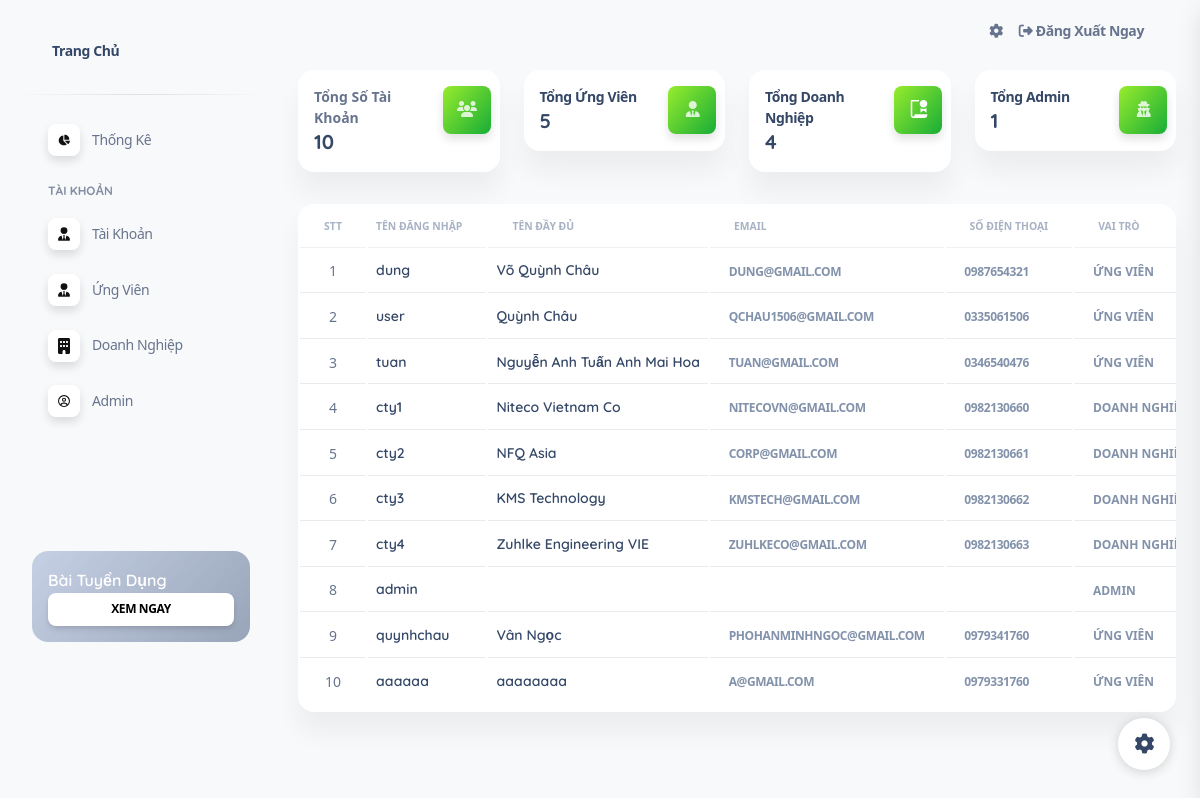
Page /index.php?act=account (signed in) on the committed database.
### tables this page shows
CREATE TABLE `user` (
  `id` int(10) NOT NULL,
  `username` varchar(255) NOT NULL,
  `pass` varchar(255) NOT NULL,
  `name` varchar(255) NOT NULL,
  `email` varchar(255) NOT NULL,
  `phone` varchar(13) NOT NULL,
  `address` varchar(255) NOT NULL,
  `role` int(2) NOT NULL
);

### index.php (called while the page is built)
<?php
include 'controller/controller.php';

### model/pdo.php (called while the page is built, shortened)
<?php
function pdo_get_connection(){
    $servername = "mariadb_server";
    $username = "ankan";
    $password = "310102";
    try {
        $conn = new PDO("mysql:host=$servername;dbname=web_tuyendung", $username, $password);
        $conn->setAttribute(PDO::ATTR_ERRMODE, PDO::ERRMODE_EXCEPTION);
        return $conn;
    } catch(PDOException $e) {
        echo "Connection failed: " . $e->getMessage();
    }
}
function pdo_query($sql){
    $sql_args=array_slice(func_get_args(),1);
    try{
        $conn=pdo_get_connection();
        $stmt=$conn->prepare($sql);
        $stmt->execute($sql_args);
        $rows=$stmt->fetchAll();
        return $rows;
    }
    catch(PDOException $e){
        throw $e;
    }
    finally{
        unset($conn);
    }
}
function pdo_query_one($sql){
    $sql_args=array_slice(func_get_args(),1);
    try{
        $conn=pdo_get_connection();
        $stmt=$conn->prepare($sql);
        $stmt->execute($sql_args);
        $row=$stmt->fetch(PDO::FETCH_ASSOC);
        return $row;
    }
    catch(PDOException $e){
        throw $e;
    }
    finally{
        unset($conn);
    }
}

### model/admin.php (called while the page is built, shortened)
<?php
function manageAdmin($id)
{
    $sql = "SELECT * FROM user u
            WHERE u.role = 1 AND u.id = ?";
    return pdo_query_one($sql, $id);
}
function list_user()
{
    $sql = "SELECT * FROM user ";
    return pdo_query($sql);
}
function countUser($role)
{
    $sql = "SELECT COUNT(*) as userCount FROM user WHERE role = ?";
    $result = pdo_query_one($sql, $role);
    return $result['userCount'];
}
function countUserId()
{
    $sql = "SELECT COUNT(id) as total FROM user";
    $result = pdo_query_one($sql);
    return $result['total'];
}

### view/admin/account.php (the view, shortened to what this page needs)
<div class="container-fluid py-2">
    <div class="row">
        <div class="col-xl-3 col-sm-6 mb-xl-0 mb-4">
            <div class="card">
                <div class="card-body p-3">
                    <div class="row">
                        <div class="col-8">
                            <div class="numbers">
                                <p class="text-sm mb-0 text-capitalize font-weight-bold">Tổng Số Tài Khoản</p>
                                <h5 class="font-weight-bolder mb-0">
                                    <?= $totalUsers ?>
                                </h5>
                            </div>
                        </div>
                        <div class="col-4 text-end">
                            <div class="icon icon-shape bg-gradient-success shadow text-center border-radius-md">
                                <i class="fa-solid fa-users" aria-hidden="true"></i>
                            </div>
                        </div>
                    </div>
                </div>
            </div>
        </div>
        <div class="col-xl-3 col-sm-6 mb-xl-0 mb-4">
        <a href="index.php?act=listcv">
            <div class="card">
                <div class="card-body p-3">
                    <div class="row">
                        <div class="col-8">
                            <div class="numbers">
                                <p class="text-sm mb-0 text-capitalize font-weight-bold">Tổng ứng Viên</p>
                                <h5 class="font-weight-bolder mb-0">
                                    <?= $user ?>
                                </h5>
                            </div>
                        </div>
                        <div class="col-4 text-end">
                            <div class="icon icon-shape bg-gradient-success shadow text-center border-radius-md">
                                <i class="fa-solid fa-user-tie" aria-hidden="true"></i>
                            </div>
                        </div>
                    </div>
                </div>
            </div></a>
        </div>
        <div class="col-xl-3 col-sm-6 mb-xl-0 mb-4">
            <a href="index.php?act=listcorp">
                <div class="card">
                    <div class="card-body p-3">
                        <div class="row">
                            <div class="col-8">
                                <div class="numbers">
                                    <p class="text-sm mb-0 text-capitalize font-weight-bold">Tổng Doanh Nghiệp</p>
                                    <h5 class="font-weight-bolder mb-0">
                                        <?= $corp ?>
                                    </h5>
                                </div>
                            </div>
                            <div class="col-4 text-end">
                                <div class="icon icon-shape bg-gradient-success shadow text-center border-radius-md">
                                    <i class="ni ni-paper-diploma text-lg opacity-10" aria-hidden="true"></i>
                                </div>
                            </div>
                        </div>
                    </div>
                </div>
            </a>
        </div>
        <div class="col-xl-3 col-sm-6 mb-xl-0 mb-4">
        <a href="index.php?act=listadmin">
            <div class="card">
                <div class="card-body p-3">
                    <div class="row">
                        <div class="col-8">
                            <div class="numbers">
                                <p class="text-sm mb-0 text-capitalize font-weight-bold">Tổng Admin</p>
                                <h5 class="font-weight-bolder mb-0">
                                    <?= $admin ?>
                                </h5>
                            </div>
                        </div>
                        <div class="col-4 text-end">
                            <div class="icon icon-shape bg-gradient-success shadow text-center border-radius-md">
                                <i class="fa-solid fa-user-secret" aria-hidden="true"></i>
                            </div>
                        </div>
                    </div>
                </div>
            </div></a>
        </div>
    </div>
</div>
<div class="container-fluid py-4">
    <div class="row">
        <div class="col-12">
            <div class="card mb-4">
                <div class="card-body px-0 pt-0 pb-2">
                    <div class="table-responsive p-0">
                        <table class="table align-items-center mb-0" id="myTable">
                            <thead>
                                <tr>
                                <th class="text-uppercase text-secondary text-xxs font-weight-bolder opacity-7 ">STT</th>
                                    <th class="text-uppercase text-secondary text-xxs font-weight-bolder opacity-7 ps-2">Tên Đăng Nhập</th>
                                    <th class="text-left text-uppercase text-secondary text-xxs font-weight-bolder opacity-7">Tên Đầy Đủ</th>
                                    <th class="text-left text-uppercase text-secondary text-xxs font-weight-bolder opacity-7">Email</th>
                                    <th class="text-left text-uppercase text-secondary text-xxs font-weight-bolder opacity-7">Số Điện Thoại</th>
                                    <th class="text-left text-uppercase text-secondary text-xxs font-weight-bolder opacity-7">Vai Trò</th>
                                </tr>
                            </thead>
                            <tbody>
                                <?php foreach ($listuser as $user) :; ?>
                                    <?php if ($user['role'] == 1) {
                                        $user['role'] = 'Admin';
                                    } elseif ($user['role'] == 2) {
                                        $user['role'] = 'Ứng viên';
                                    } elseif ($user['role'] == 3) {
                                        $user['role'] = 'Doanh Nghiệp';
                                    } ?>
                                    <tr>
                                        <td class="align-middle text-center text-sm"></td>
                                        <td>
                                            <h6 class="mb-0 text-sm"><?= $user['username'] ?></h6>
                                        </td>
                                        <td class="align-middle text-left text-sm">
                                            <h6 class="mb-0 text-sm "><?= $user['name'] ?></h6>
                                        </td>
                                        <td class="align-middle text-left"><a href="mailto:<?= $user['email'] ?>">
                                                <span class="badge badge-sm  text-secondary"><?= $user['email'] ?></span></a>
                                        </td>
                                        <td class="align-middle text-left"><a href="tel:<?= $user['phone'] ?>">
                                                <span class="badge badge-sm  text-secondary"><?= $user['phone'] ?></span></a>
                                        </td>
                                        <td class="align-middle text-left">
                                            <span class="badge badge-sm  text-secondary"><?= $user['role'] ?></span>
                                        </td>
                                    </tr>
                                <?php endforeach; ?>
                            </tbody>
                        </table>
                    </div>
                </div>
            </div>
        </div>
    </div>
</div>
</main>

### assets/css/meanmenu.css (style rules this page uses)
body { font-family:oswald,sans-serif;padding:0;margin:0;font-size:15px;background-color:#f1f1f1 }

### assets/css/responsive.css (style rules this page uses)
:root { --main: rgba(0,0,0,0.9); --secondary: rgb(12, 104, 185); --secondary-child: rgba(78,205,196,0.5); --font: rgba(0,0,0,0.9); }

### assets/css/nucleo-svg.css (style rules this page uses)
.icon { display: inline-block; color: #111111; height: 1em; width: 1em; }
.icon { fill: currentColor; stroke: none; }

### rows in the picture
user: username "dung", name "Võ Quỳnh Châu", email "DUNG@GMAIL.COM", phone "0987654321", role "ỨNG VIÊN"
user: username "user", name "Quỳnh Châu", email "QCHAU1506@GMAIL.COM", phone "0335061506", role "ỨNG VIÊN"
user: username "tuan", name "Nguyễn Anh Tuấn Anh Mai Hoa", email "TUAN@GMAIL.COM", phone "0346540476", role "ỨNG VIÊN"
user: username "cty1", name "Niteco Vietnam Co", email "NITECOVN@GMAIL.COM", phone "0982130660", role "DOANH…"
user: username "cty2", name "NFQ Asia", email "CORP@GMAIL.COM", phone "0982130661", role "DOANH…"
user: username "cty3", name "KMS Technology", email "KMSTECH@GMAIL.COM", phone "0982130662", role "DOANH…"
user: username "cty4", name "Zuhlke Engineering VIE", email "ZUHLKECO@GMAIL.COM", phone "0982130663", role "DOANH…"
user: username "admin", role "ADMIN"
user: username "quynhchau", name "Vân Ngọc", email "PHOHANMINHNGOC@GMAIL.COM", phone "0979341760", role "ỨNG VIÊN"
user: username "aaaaaa", name "aaaaaaaa", email "A@GMAIL.COM", phone "0979331760", role "ỨNG VIÊN"

### other values in the picture
$totalUsers "10"
$user "5"
$corp "4"
$admin "1"
